Frame 1 (no input): blank canvas, image omitted
Frame 60 (no input): blank canvas, image omitted
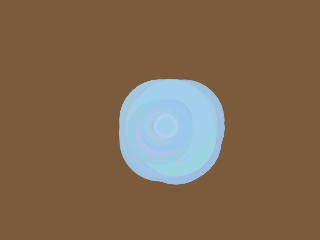
Frame 120 (the mouse pressed at the canvas centre since frame 60)

The p5.js sketch whose frames 1 and 60 were blank and that drew this single picture after the mouse press (run headless with seeded random() and noise() and a simulated clock; from frame 60 on, the mouse is pressed at the canvas centre):

// p5.js sketch
// ── sketch.js

var r0,
	g0,
	b0;

var first = true;


function setup() {
	createCanvas(320, 240);
	background(0);
}

function draw() {
	// TODO: filter mouseIsPressed vs. noisy/multiple?
	if (mouseIsPressed) {

		console.log("mouseIsPressed");

		var x = mouseX;
		var y = mouseY;
		var n = 2 + (rnd(5));
		var m = 4 + (rnd(5));

		console.log("n=" + n);
		console.log("m=" + m);

		if (first) {

			randomSeed((x * 16) + (y * 16)); // TODO: incorporate time later?

			// random dark-ish background
		    r0 = 32 + rnd(95);
		    g0 = 32 + rnd(95);
		    b0 = 32 + rnd(95);
		    background(r0, g0, b0);

		    first = false;
		}

      	// scatter several circles around point
		for (var j = 1; j <= m; j++) {

			console.log("j=" + j);

	        var xm = x + (rnd(4) * m) * (1 - rnd(1)); // TODO: need to make this 0/1, right?
	        var ym = y + (rnd(4) * m) * (1 - rnd(1)); // (will always be 0 as is?)

        	// draw 2-6 concentric circles of different blue-ish colors
			for (var i = 1; i <= n; i++) {

				console.log("i=" + i);

				var r = 255 - r0 + 24 + (rnd(n * 4));
				if (r > 255) { r = 255 };
				var g = 255 - g0 + 24 + (rnd(n * 4));
				if (g > 255) { g = 255 };
				var b = 255 - b0 + 24 + (rnd(n * 4));
				if (b > 255) { b = 255 };

				stroke(r, g, b);
				fill(r, g, b);

				var d = height / (i * 6) + (rnd(5) * height/((i + 1) * 4));

				ellipse(xm, ym, d/2, d/2);
				console.log(xm + "|" + ym + "|" + d/2);
			}

		}
	}
}

// random int like BASIC RND
function rnd(max) {
	return int(random(max));
}
